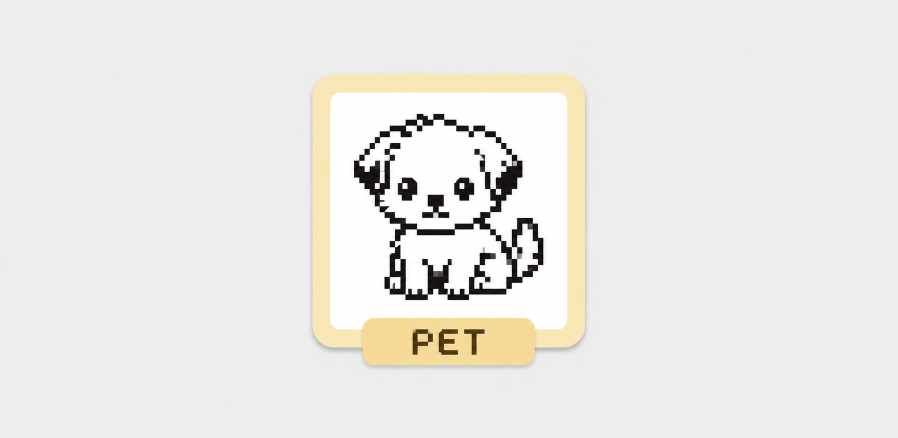
#> input picture 2.13/mono/spi/dog.png, 1795 x 876 px (shown at 1/2 size)
$ python png2bit_426.py ../../../2.13/mono/spi/dog.png
#> lines starting #> are read from the running program, lines starting #| are printed output that depends on the picture; after the words box and inside, x2 and y2 are one past the last pixel; in counts of white or black regions, pixels touching at a corner belong together
import cv2
import argparse
import numpy as np
import os

parser = argparse.ArgumentParser(description="Convert PNG to .h header for EPD")
parser.add_argument("input_png", type=str, help="Input PNG file")
parser.add_argument("-o", "--output", type=str, help="Output .h file (optional)")
parser.add_argument("-n", "--name", type=str, default="epd_image", help="Array name (default: epd_image)")
parser.add_argument("--mode", choices=["mono", "gray8", "gray4"], default="mono",
                    help="Output mode: mono (1bpp), gray8 (8-level), or gray4 (4-level grayscale for single-refresh)")
args = parser.parse_args()

input_file = args.input_png
output_file = "image_output.h"
array_name = args.name

EPD_WIDTH = 800
EPD_HEIGHT = 480

# 讀取影像
im = cv2.imread(input_file, cv2.IMREAD_GRAYSCALE)
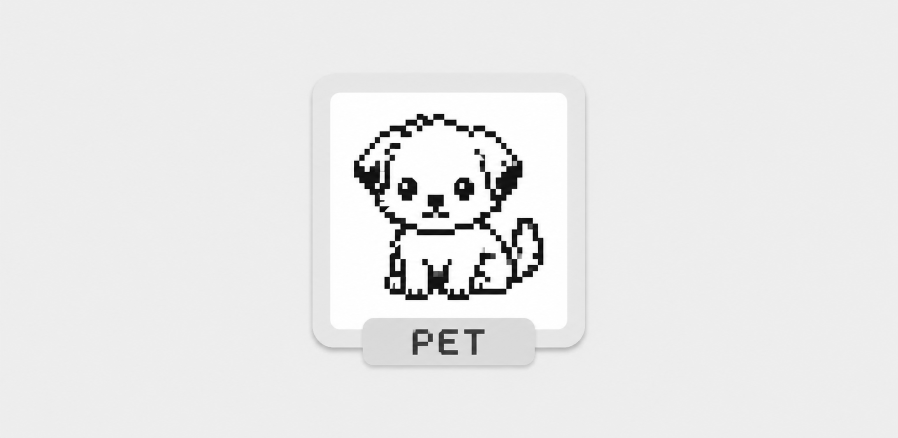
#> im: shape (876, 1795) (shown at 1/2 size); min 0, max 255, mean 233.3
if im is None:
    print("❌ Cannot read image.")
    exit()

im = cv2.resize(im, (EPD_WIDTH, EPD_HEIGHT))
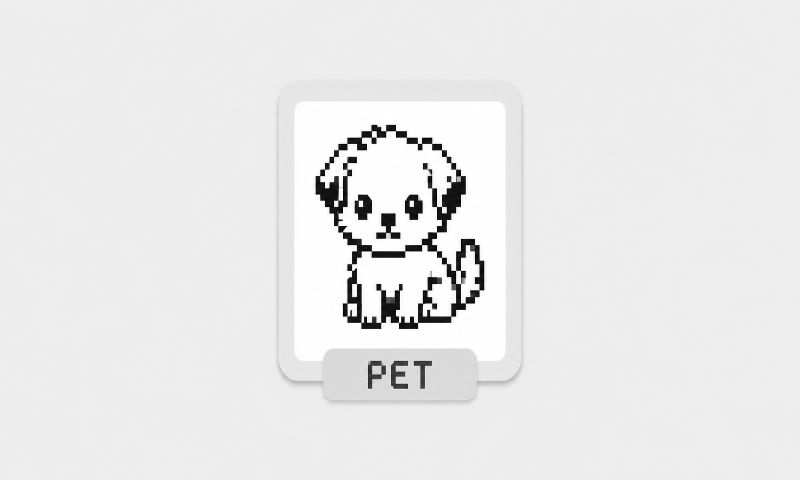
#> im: shape (480, 800); min 0, max 255, mean 233.2
im = cv2.flip(im, 1)
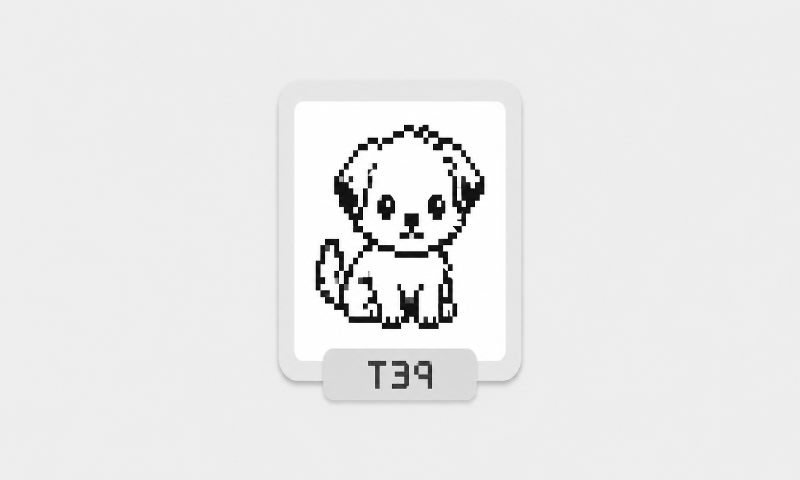
#> im: shape (480, 800); min 0, max 255, mean 233.2

# 轉成 byte array
buffer = []

if args.mode == "mono":
    _, bw = cv2.threshold(im, 128, 255, cv2.THRESH_BINARY)
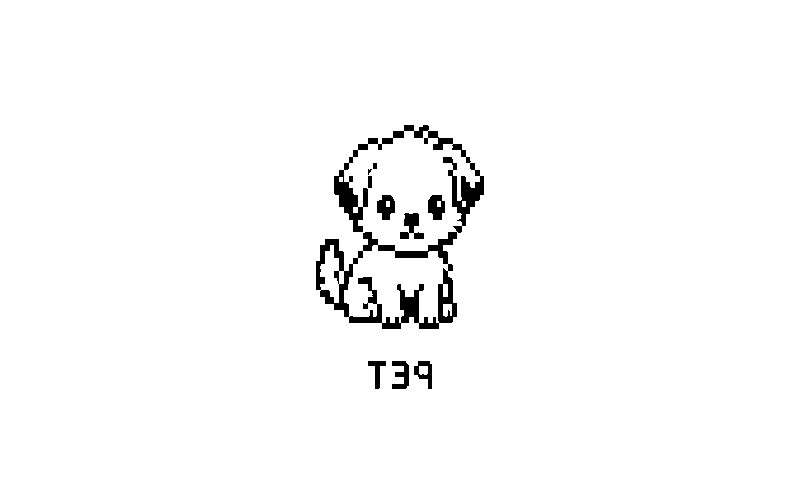
#> bw: shape (480, 800); 97.7% white; 10 black regions (1 under 20 px), largest, box (x1, y1, x2, y2) and area: (316, 125, 484, 329) 6891, (400, 213, 424, 239) 343, (377, 195, 395, 220) 317
    bytes_per_row = EPD_WIDTH // 8
    for y in range(EPD_HEIGHT):
        for x_byte in range(bytes_per_row):
            byte = 0
            for bit in range(8):
                x = x_byte * 8 + bit
                pixel = bw[y, x]
                bit_val = 1 if pixel > 0 else 0
                byte = (byte << 1) | bit_val
            buffer.append(byte)
#> after the loop, buffer = 48000 items

if args.mode == "gray8":
    GRAY_LEVELS = 8                     # 3-bit grayscale
    step = 256 // GRAY_LEVELS           # 32
    im_q = (im // step)                 # 0~7 (logical levels)

    gray_map = [3, 2, 1, 0, 7, 6, 5, 4] # (0~7, 0=最黑, 7=最白)
    im_q = np.take(gray_map, im_q)      # still 0~7
    im_q = im_q << 5                    # 0x00, 0x20, ..., 0xE0
    im_q = im_q & 0xE0


    # 轉成 byte array
    buffer = im_q.flatten().tolist()

if args.mode == "gray4":
    buffer = im.flatten().tolist()


if args.mode == "mono":
    array_len = EPD_WIDTH * EPD_HEIGHT // 8
else:
    array_len = EPD_WIDTH * EPD_HEIGHT

# 輸出成 .h 檔
with open(output_file, "w") as f:
    f.write(f"// Auto-generated from {os.path.basename(input_file)}\n")
    f.write(f"#ifndef {array_name.upper()}_H\n")
    f.write(f"#define {array_name.upper()}_H\n\n")
    f.write(f"#include <stdint.h>\n\n")
    f.write(f"const uint8_t {array_name}[{array_len}] = {{\n")

    for i, byte in enumerate(buffer):
        if i % 12 == 0:
            f.write("    ")
        f.write(f"0x{byte:02X}, ")
        if (i + 1) % 12 == 0:
            f.write("\n")
    f.write("\n};\n\n")
    f.write(f"#endif // {array_name.upper()}_H\n")

print(f"✅ Generated: {output_file}")
